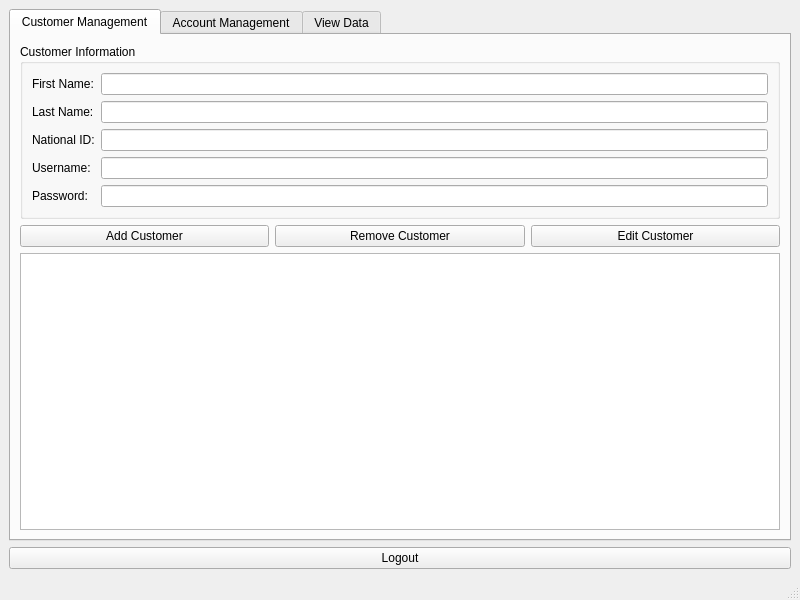
<?xml version="1.0" encoding="UTF-8"?>
<ui version="4.0">
 <class>AdminWindow</class>
 <widget class="QMainWindow" name="AdminWindow">
  <property name="geometry">
   <rect>
    <x>0</x>
    <y>0</y>
    <width>800</width>
    <height>600</height>
   </rect>
  </property>
  <property name="windowTitle">
   <string>Admin Panel</string>
  </property>
  <widget class="QWidget" name="centralwidget">
   <layout class="QVBoxLayout" name="verticalLayout">
    <item>
     <widget class="QTabWidget" name="tabWidget">
      <property name="currentIndex">
       <number>0</number>
      </property>
      <widget class="QWidget" name="customerTab">
       <attribute name="title">
        <string>Customer Management</string>
       </attribute>
       <layout class="QVBoxLayout" name="verticalLayout_2">
        <item>
         <widget class="QGroupBox" name="customerFormGroup">
          <property name="title">
           <string>Customer Information</string>
          </property>
          <layout class="QGridLayout" name="gridLayout">
            <item row="0" column="0">
             <widget class="QLabel" name="label">
              <property name="text">
               <string>First Name:</string>
              </property>
             </widget>
            </item>
            <item row="0" column="1">
             <widget class="QLineEdit" name="firstNameEdit"/>
            </item>
            <item row="1" column="0">
             <widget class="QLabel" name="label_2">
              <property name="text">
               <string>Last Name:</string>
              </property>
             </widget>
            </item>
            <item row="1" column="1">
             <widget class="QLineEdit" name="lastNameEdit"/>
            </item>
            <item row="2" column="0">
             <widget class="QLabel" name="label_3">
              <property name="text">
               <string>National ID:</string>
              </property>
             </widget>
            </item>
            <item row="2" column="1">
             <widget class="QLineEdit" name="nationalIdEdit"/>
            </item>
            <item row="3" column="0">
             <widget class="QLabel" name="label_4">
              <property name="text">
               <string>Username:</string>
              </property>
             </widget>
            </item>
            <item row="3" column="1">
             <widget class="QLineEdit" name="usernameEdit"/>
            </item>
            <item row="4" column="0">
             <widget class="QLabel" name="label_5">
              <property name="text">
               <string>Password:</string>
              </property>
             </widget>
            </item>
            <item row="4" column="1">
             <widget class="QLineEdit" name="passwordEdit">
              <property name="echoMode">
               <enum>QLineEdit::Password</enum>
              </property>
             </widget>
            </item>
          </layout>
         </widget>
        </item>
        <item>
         <layout class="QHBoxLayout" name="buttonLayout">
          <item>
           <widget class="QPushButton" name="addCustomerBtn">
            <property name="text">
             <string>Add Customer</string>
            </property>
           </widget>
          </item>
          <item>
           <widget class="QPushButton" name="removeCustomerBtn">
            <property name="text">
             <string>Remove Customer</string>
            </property>
           </widget>
          </item>
          <item>
           <widget class="QPushButton" name="editCustomerBtn">
            <property name="text">
             <string>Edit Customer</string>
            </property>
           </widget>
          </item>
         </layout>
        </item>
        <item>
         <widget class="QTableWidget" name="customersTable"/>
        </item>
       </layout>
      </widget>
      <widget class="QWidget" name="accountTab">
       <attribute name="title">
        <string>Account Management</string>
       </attribute>
       <layout class="QVBoxLayout" name="verticalLayout_3">
        <item>
         <widget class="QGroupBox" name="accountFormGroup">
          <property name="title">
           <string>Create Account</string>
          </property>
          <layout class="QGridLayout" name="gridLayout_2">
            <item row="0" column="0">
             <widget class="QLabel" name="label_6">
              <property name="text">
               <string>Customer:</string>
              </property>
             </widget>
            </item>
            <item row="0" column="1">
             <widget class="QComboBox" name="customerCombo"/>
            </item>
            <item row="1" column="0">
             <widget class="QLabel" name="label_7">
              <property name="text">
               <string>Account Type:</string>
              </property>
             </widget>
            </item>
            <item row="1" column="1">
             <widget class="QComboBox" name="accountTypeCombo"/>
            </item>
            <item row="2" column="0">
             <widget class="QLabel" name="label_8">
              <property name="text">
               <string>Initial Balance:</string>
              </property>
             </widget>
            </item>
            <item row="2" column="1">
             <widget class="QLineEdit" name="initialBalanceEdit"/>
            </item>
            <item row="3" column="0" colspan="2">
             <widget class="QPushButton" name="createAccountBtn">
              <property name="text">
               <string>Create Account</string>
              </property>
             </widget>
            </item>
          </layout>
         </widget>
        </item>
        <item>
         <widget class="QTableWidget" name="accountsTable"/>
        </item>
       </layout>
      </widget>
      <widget class="QWidget" name="viewTab">
       <attribute name="title">
        <string>View Data</string>
       </attribute>
       <layout class="QVBoxLayout" name="verticalLayout_4">
        <item>
         <widget class="QPushButton" name="refreshBtn">
          <property name="text">
           <string>Refresh Data</string>
          </property>
         </widget>
        </item>
        <item>
         <widget class="QTextEdit" name="dataDisplay">
          <property name="readOnly">
           <bool>true</bool>
          </property>
         </widget>
        </item>
       </layout>
      </widget>
     </widget>
    </item>
    <item>
     <widget class="QPushButton" name="logoutBtn">
      <property name="text">
       <string>Logout</string>
      </property>
     </widget>
    </item>
   </layout>
  </widget>
  <widget class="QStatusBar" name="statusbar"/>
 </widget>
 <resources/>
 <connections/>
</ui>
